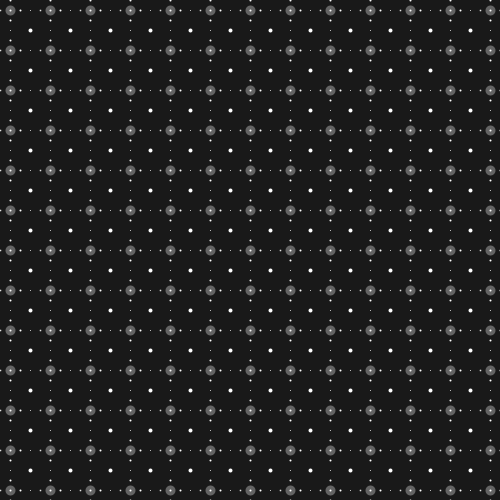
Frame 1 (no input)
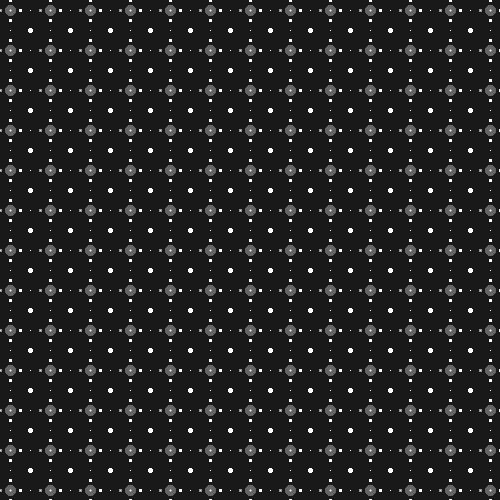
Frame 60 (the mouse pressed at the canvas centre just before this capture)
Frame 120 (the mouse held since frame 60 and released just before this capture): identical to frame 60, image omitted

The Processing sketch that drew these frames (run headless with seeded random() and noise(); from frame 60 on, the mouse is pressed at the canvas centre):

// Processing sketch: processing_87814
// ── processing_87814.pde

void setup(){
size(500,500);
smooth();
background(25);
}

void draw() {
  for (int i=10; i< width; i=i+40) {
  for( int j=10; j< height ;j=j+40) { 

stroke(100);
strokeWeight(10);
beginShape(POINTS);
vertex(i, j); 
endShape();

stroke(255);
strokeWeight(2);
beginShape(POINTS);
vertex(i, j); 
endShape();

stroke(150);
strokeWeight(2);
beginShape(POINTS);
vertex(i-10, j); 
endShape();

stroke(255);
strokeWeight(1);
beginShape(POINTS);
vertex(i-10, j); 
endShape();

stroke(255);
strokeWeight(2);
beginShape(POINTS);
vertex(i+10, j); 
endShape();

stroke(255);
strokeWeight(1);
beginShape(POINTS);
vertex(i+20, j); 
endShape();

stroke(255);
strokeWeight(2);
beginShape(POINTS);
vertex(i, j+10); 
endShape();

stroke(255);
strokeWeight(2);
beginShape(POINTS);
vertex(i, j-10); 
endShape();

stroke(255);
strokeWeight(1);
beginShape(POINTS);
vertex(i, j+20); 
endShape();

stroke(255);
strokeWeight(4);
beginShape(POINTS);
vertex(i+20, j+20); 
endShape();


   }
  }
}
